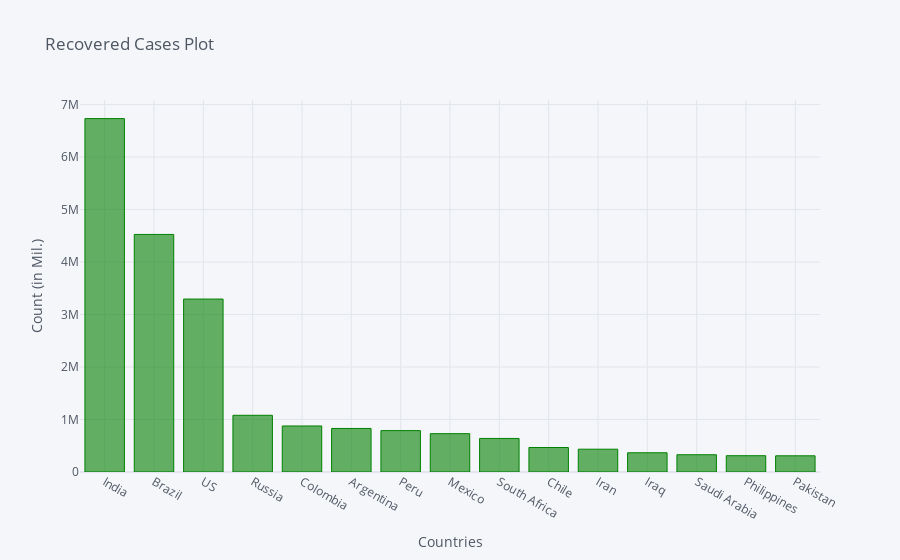

Write notebook code for a chart like this one.
### Code cell
recovered_df2_plot.iplot(kind='bar', x='Country/Region', y='10/20/20',color='green',
                         title='Recovered Cases Plot',xTitle='Countries',yTitle='Count (in Mil.)')

### Figure 1 — Plotly figure (JSON) as saved in the notebook; plotly's stock layout.template omitted (floating-point values rounded to 4 significant figures)
{"data": [{"marker": {"color": "rgba(0, 128, 0, 0.6)", "line": {"color": "rgba(0, 128, 0, 1.0)", "width": 1}}, "name": "10/20/20", "orientation": "v", "text": "", "type": "bar", "x": ["India", "Brazil", "US", "Russia", "Colombia", "Argentina", "Peru", "Mexico", "South Africa", "Chile", "Iran", "Iraq", "Saudi Arabia", "Philippines", "Pakistan"], "y": [6733328, 4526393, 3295148, 1080461, 876731, 829647, 788494, 730594, 639568, 466643, 434676, 366134, 329270, 310642, 308674]}], "layout": {"legend": {"bgcolor": "#F5F6F9", "font": {"color": "#4D5663"}}, "paper_bgcolor": "#F5F6F9", "plot_bgcolor": "#F5F6F9", "title": {"font": {"color": "#4D5663"}, "text": "Recovered Cases Plot"}, "xaxis": {"gridcolor": "#E1E5ED", "showgrid": true, "tickfont": {"color": "#4D5663"}, "title": {"font": {"color": "#4D5663"}, "text": "Countries"}, "zerolinecolor": "#E1E5ED"}, "yaxis": {"gridcolor": "#E1E5ED", "showgrid": true, "tickfont": {"color": "#4D5663"}, "title": {"font": {"color": "#4D5663"}, "text": "Count (in Mil.)"}, "zerolinecolor": "#E1E5ED"}}}
